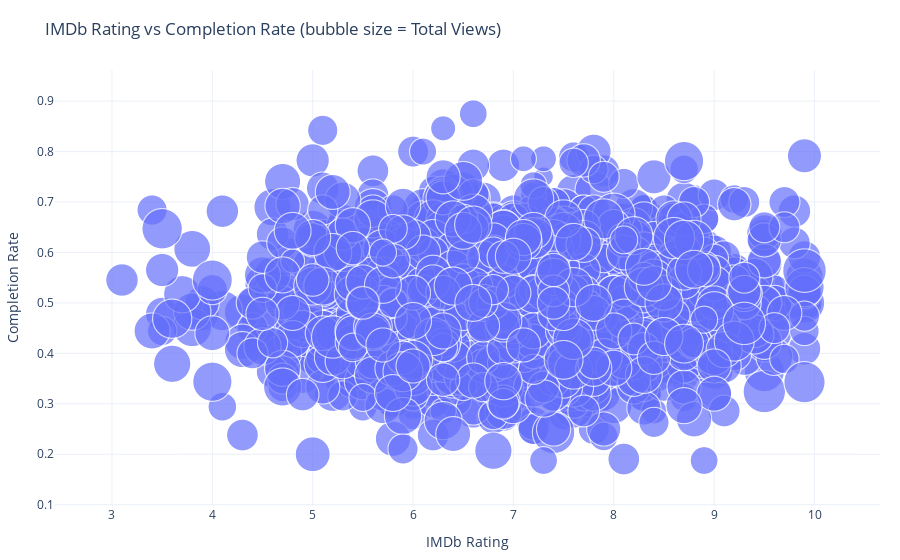

Source (notebook cell):
### Code cell
def plot_imdb_vs_completion_bubble(df: pd.DataFrame):
    # Keep only clean rows for plotting
    d = df.dropna(subset=["imdb_rating", "completion_rate", "total_views"]).copy()

    fig = px.scatter(
        d,
        x="imdb_rating",
        y="completion_rate",
        size="total_views",
        size_max=45,
        hover_name="title_name",
        hover_data={
            "genre": True,
            "provider": True,
            "origin_country": True,
            "total_views": ":,",
            "unique_viewers": ":,",
            "imdb_rating": True,
            "completion_rate": True,
        },
        title="IMDb Rating vs Completion Rate (bubble size = Total Views)",
    )

    fig.update_layout(
        template="plotly_white",
        xaxis_title="IMDb Rating",
        yaxis_title="Completion Rate",
        margin=dict(t=70, l=40, r=20, b=50),
    )

    fig.show()
plot_imdb_vs_completion_bubble(catalog)

### Figure 1 — Plotly figure (JSON) as saved in the notebook; plotly's stock layout.template omitted (floating-point values rounded to 4 significant figures; data arrays with more than 128 entries replaced by an {"elided": "..."} marker saying what was removed)
{"data": [{"customdata": {"elided": "2000x5 mixed values"}, "hovertemplate": "<b>%{hovertext}</b><br><br>imdb_rating=%{x}<br>completion_rate=%{y}<br>total_views=%{customdata[3]:,}<br>genre=%{customdata[0]}<br>provider=%{customdata[1]}<br>origin_country=%{customdata[2]}<br>unique_viewers=%{customdata[4]:,}<extra></extra>", "hovertext": {"elided": "2000 str values"}, "legendgroup": "", "marker": {"color": "#636efa", "size": {"elided": "2000 int values"}, "sizemode": "area", "sizeref": 0.02074, "symbol": "circle"}, "mode": "markers", "name": "", "showlegend": false, "type": "scattergl", "x": {"elided": "2000 float values"}, "xaxis": "x", "y": {"elided": "2000 float values"}, "yaxis": "y"}], "layout": {"legend": {"itemsizing": "constant", "tracegroupgap": 0}, "margin": {"b": 50, "l": 40, "r": 20, "t": 70}, "title": {"text": "IMDb Rating vs Completion Rate (bubble size = Total Views)"}, "xaxis": {"anchor": "y", "domain": [0, 1], "title": {"text": "IMDb Rating"}}, "yaxis": {"anchor": "x", "domain": [0, 1], "title": {"text": "Completion Rate"}}}}
